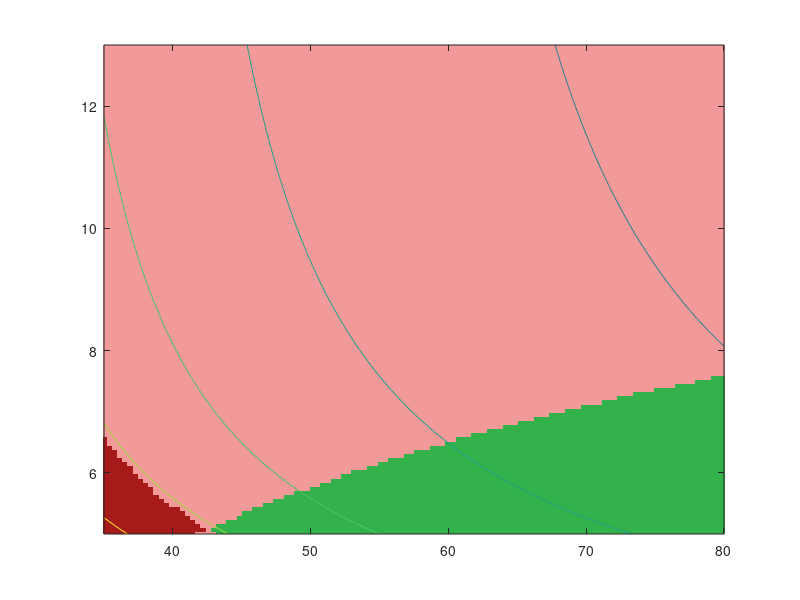

Recreate this plot in MATLAB. (Note: this script raises an error after producing the figure.)
% ConstraintAnalysis_TO_Land.m
% =========================================================================
% CONSTRAINT ANALYSIS: Takeoff AND Landing Distance vs. Wing Area (S) and
% Aspect Ratio (AR)

% =========================================================================
% PURPOSE:
%   Sweep wing area S and aspect ratio AR and evaluate BOTH the takeoff
%   field length (over 50 ft obstacle) AND the landing field length (over
%   50 ft obstacle) at each combination.  Each cell in the design space is
%   classified as:
%       GREEN      — Both TO and landing distance <= 500 ft (152.4 m) [PASS]
%       LIGHT RED  — One constraint violated (TO or landing, not both)
%       DARK RED   — Both constraints violated
%
%   The 500 ft iso-contour for each constraint is overlaid so the exact
%   boundary between feasible and infeasible regions is readable.
%
% DESIGN PHILOSOPHY / ITERATION NOTE:
%   This is a CONSTRAINT diagram, not an optimisation.  The goal is to map
%   the feasible design space so that a single (S, AR) operating point can
%   be selected inside the green region with sufficient margin on both sides.
%
%   W_To is held fixed (no weight loop yet).  As weight converges the
%   feasible region will shift — re-run this script every iteration.
%   The conservative choice is to use W_To for landing weight as well
%   (zero fuel burn assumed), which slightly pessimises the landing contour
%   but ensures any selected design point survives worst-case heavy landing.
%
% KEY PHYSICS DECISIONS:
%   Takeoff:
%       - Ground roll uses energy method (Anderson §6.7): 1.44*W^2 / (...)
%       - mu_r = 0.4  (gravel rolling friction, RFP constant)
%       - Ground-effect correction on induced drag (Raymer eq. 12.6)
%       - V_Lo = 1.2 * V_stall,  V_avg = 0.7 * V_Lo
%       - Climb segment linearised at constant V_Lo (conservative)
%
%   Landing:
%       - Air phase: d_air = (CL_max/CD) * (h_obs + 0.133*V_stall^2/(2g))
%         High L/D gives a FLATTER glide slope → LONGER d_air.  This is
%         the fundamental STOL aerodynamic penalty: efficiency fights you
%         during landing.
%       - Ground roll from V_TD = 1.3*V_stall to rest at V_avg = 0.7*V_TD
%       - Braking: mu_brake = 0.5 (harder braking surface than takeoff)
%       - Reverse thrust T_rev = eta_rev * T_A assists deceleration
%       - Landing weight conservatively set equal to W_To (worst-case)
%
% REFERENCES:
%   Anderson, "Introduction to Flight", Ch. 6 (takeoff & landing)
%   Raymer, "Aircraft Design: A Conceptual Approach", Ch. 12, 17
% =========================================================================

clear; clc; close all;

% =========================================================================
%  SECTION 1 — FIXED DESIGN PARAMETERS  (update every design iteration)
% =========================================================================

% ── Weight ───────────────────────────────────────────────────────────────
W_To    = 32000;    % Max takeoff weight                          [N]
                    % ESTIMATE ~4077 kg — update when weight loop converges
zeta = 0.125; % fuel fraction, changes with mission
fuel_pct_remaining = 0.05; % reserve fuel percentage

W_fuel_total  = zeta      * W_To;         % Total usable fuel weight [N]
W_fuel_remain = fuel_pct_remaining * W_fuel_total;  % Fuel aboard at landing [N]
W_fuel_burned = W_fuel_total - W_fuel_remain;       % Fuel consumed on mission [N]
W_land = W_To - W_fuel_burned;               % Aircraft landing weight [N]

% ── Propulsion ───────────────────────────────────────────────────────────
shp2W = 745.7; % conversion factor from hp to W
P = 1050; % [hp] Engine rated shp, input one engine.
eta = 0.8;
P_A = eta*P*shp2W;

V_thrustcalc = 30; % [m/s] velocity which calculates thrust
T_A     = P_A/V_thrustcalc;   % Maximum available thrust at S/L ISA          [N]
                    % (~11240 lbf total) — update after engine selection

% Reverse thrust via propeller beta-pitch (PT6A turboprop class).
% Published effectiveness: 40–55% of max forward thrust.
% Using 0.45 as a conservative mid-range value.
eta_rev = 0.40;    % Thrust reversal effectiveness factor         [-]
T_rev   = eta_rev * T_A;   % Effective reverse thrust             [N]
                            % = 22500 N  (~5058 lbf)

% ── Aerodynamics ─────────────────────────────────────────────────────────
CL_max  = 2.6;     % Max lift coefficient with full-flap config   [-]
                    % Per RFP §4.3: aircraft CLmax = 0.8 * airfoil CLmax
                    % Assumes high-lift STOL airfoil (e.g. NACA 4415 + flaps)
                    % NOTE: same CL_max used for both TO and landing; in
                    % reality the landing flap setting may differ slightly.
                    % Revisit when airfoil is finalised.

CD_0_clean  = 0.030;   % Parasite drag — clean (takeoff) config   [-]
CD_0_land   = 0.060;   % Parasite drag — landing config (full flap)[-]
                        % ~0.02 increment above clean; refine with drag buildup

e       = 0.9;     % Oswald efficiency factor (RFP §4.3, clean)   [-]

% ── Geometry ─────────────────────────────────────────────────────────────
h_wing  = 4.0;     % Wing height above ground (ground-effect)     [m]
                    % Typical high-wing STOL strut-braced config.
                    % Adjust when CAD geometry is finalised.

% ── Friction / braking ───────────────────────────────────────────────────
mu_r     = 0.4;    % Rolling friction — gravel runway (RFP const) [-]
mu_brake = 0.5;    % Braking friction — landing ground roll        [-]
                    % Slightly higher than mu_r: brakes locked vs rolling.
                    % Use 0.3 for wet/icy gravel as a sensitivity check.

% ── Physical constants ────────────────────────────────────────────────────
g   = 9.81;        % Gravitational acceleration                    [m/s^2]
rho = 1.225;       % Sea-level ISA air density                     [kg/m^3]
h_obs = 15.24;     % 50 ft obstacle in metres                      [m]
d_req = 152.4;     % 500 ft field-length requirement               [m]

% ── Sweep ranges ─────────────────────────────────────────────────────────
% Sized around expected operating point for this aircraft class.
% DHC-6 Twin Otter: S ~ 39 m², AR ~ 10.  Caravan: S ~ 26 m², AR ~ 9.
nS  = 120;
nAR = 120;
S_vec  = linspace(35, 80, nS);    % Wing reference area sweep     [m^2]
AR_vec = linspace(5,  13, nAR);   % Aspect ratio sweep            [-]

% =========================================================================
%  SECTION 2 — PRE-ALLOCATE RESULT MATRICES
% =========================================================================

d_To_grid   = zeros(nAR, nS);   % Takeoff distance grid  (rows=AR, cols=S)
d_land_grid = zeros(nAR, nS);   % Landing distance grid

% =========================================================================
%  SECTION 3 — DOUBLE SWEEP OVER (S, AR)
% =========================================================================

for i = 1:nAR
    for j = 1:nS

        S_ij  = S_vec(j);
        AR_ij = AR_vec(i);

        % Derive span from area and aspect ratio
        b_ij = sqrt(AR_ij * S_ij);   % b = sqrt(AR * S)           [m]

        % ── Induced drag factor ───────────────────────────────────────
        k_ij = 1 / (pi * AR_ij * e);

        % ── STALL SPEED (common to both TO and landing) ───────────────
        % Uses W_To for takeoff, W_land for landing.
        V_stall_TO   = sqrt(2 * W_To   / (rho * S_ij * CL_max));  % [m/s]
        V_stall_land = sqrt(2 * W_land / (rho * S_ij * CL_max));  % [m/s]

        % =============================================================
        %  TAKEOFF DISTANCE  (mirrors TakeoffDistance.m exactly)
        % =============================================================

        V_Lo  = 1.2 * V_stall_TO;          % Liftoff speed (FAR 23)    [m/s]
        V_avg = 0.7 * V_Lo;                % Average ground-roll speed [m/s]

        q_avg = 0.5 * rho * V_avg^2;       % Dynamic pressure at V_avg [Pa]
        q_Lo  = 0.5 * rho * V_Lo^2;        % Dynamic pressure at V_Lo  [Pa]

        % Ground-effect factor on induced drag (Raymer eq. 12.6)
        % phi → 0 deep in ground effect, phi → 1 out of it
        phi = (16 * h_wing / b_ij)^2 / ((16 * h_wing / b_ij)^2 + 1);

        % Aerodynamic forces during ground roll (at V_avg)
        L_avg = q_avg * S_ij * CL_max;
        D_gnd = q_avg * S_ij * CD_0_clean + phi * k_ij * W_To^2 / (q_avg * S_ij);

        % Net driving force during ground roll
        F_net = T_A - D_gnd - mu_r * (W_To - L_avg);

        if F_net <= 0
            % Cannot accelerate to liftoff — infeasible cell
            d_To_grid(i,j) = Inf;
        else
            % Ground roll distance (Anderson §6.7 energy method)
            d_Lo = (1.44 * W_To^2) / (rho * g * S_ij * CL_max * F_net);

            % Drag at liftoff for climb segment (no ground effect, conservative)
            D_Lo = q_Lo * S_ij * CD_0_clean + k_ij * W_To^2 / (q_Lo * S_ij);

            T_excess = T_A - D_Lo;   % Excess thrust at liftoff speed [N]

            if T_excess <= 0
                % Cannot climb — infeasible cell
                d_To_grid(i,j) = Inf;
            else
                % Climb distance to clear h_obs at V_Lo (linearised)
                ROC     = V_Lo * T_excess / W_To;   % Rate of climb [m/s]
                d_climb = h_obs * V_Lo / ROC;        % [m]

                d_To_grid(i,j) = d_Lo + d_climb;    % Total TO distance [m]
            end
        end

        % =============================================================
        %  LANDING DISTANCE  (mirrors LandingDist.m exactly)
        % =============================================================

        % Drag polar in landing configuration (full flap)
        CD_land = CD_0_land + k_ij * CL_max^2;   % Total CD at CL_max

        % Approach L/D ratio — governs glide slope and d_air
        % IMPORTANT: high L/D = flat glide slope = LONGER d_air
        % This is the fundamental STOL landing penalty.
        E_land = CL_max / CD_land;   % Approach L/D [-]

        % Air phase: obstacle clearance + flare geometry
        % h_obs = 15 m (50 ft), 0.133*Vstall^2/(2g) = flare distance contribution
        d_air = E_land * (15 + 0.133 * V_stall_land^2 / (2 * g));   % [m]

        % Ground roll from V_TD = 1.3*V_stall to rest
        V_TD  = 1.3 * V_stall_land;            % Touchdown speed [m/s]
        V_avg_land = 0.7 * V_TD;               % Average ground roll speed [m/s]
        q_land     = 0.5 * rho * V_avg_land^2; % Dynamic pressure [Pa]

        L_land = q_land * S_ij * CL_max;       % Lift reduces normal force [N]
        D_land = q_land * S_ij * CD_land;       % Aero drag assists stopping [N]

        % Ground roll — 1.69 is the landing analogue of the 1.44 TO factor
        % T_rev, D_land, and friction all retard the aircraft (denominator)
        d_ground = 1.69 * W_land^2 / ...
            (rho * g * S_ij * CL_max * ...
            (D_land + T_rev + mu_brake * (W_land - L_land)));   % [m]

        d_land_grid(i,j) = d_air + d_ground;   % Total landing distance [m]

    end
end

% =========================================================================
%  SECTION 4 — CLASSIFY EACH CELL (PASS / PARTIAL FAIL / FULL FAIL)
% =========================================================================
% Three exclusive states for the shading layer:
%   pass_TO   : d_To   <= d_req
%   pass_land : d_land <= d_req
%   Combination determines color zone.

pass_TO   = (d_To_grid   <= d_req);   % logical mask: passes TO constraint
pass_land = (d_land_grid <= d_req);   % logical mask: passes landing constraint

% Zone masks (used to build RGB image)
zone_green     = pass_TO & pass_land;           % Both pass  → green
zone_light_red = xor(pass_TO, pass_land);       % Exactly one fails → light red
zone_dark_red  = ~pass_TO & ~pass_land;         % Both fail → dark red

% =========================================================================
%  SECTION 5 — BUILD RGB IMAGE FOR SHADED BACKGROUND
% =========================================================================
% Construct a (nAR x nS x 3) RGB array directly — allows per-cell colour
% without pcolor artefacts.  Colours chosen for accessibility and clarity.

rgb = zeros(nAR, nS, 3);   % Preallocate RGB image

% Dark red  [0.65 0.10 0.10] — both constraints violated
rgb(:,:,1) = rgb(:,:,1) + 0.65 * zone_dark_red;
rgb(:,:,2) = rgb(:,:,2) + 0.10 * zone_dark_red;
rgb(:,:,3) = rgb(:,:,3) + 0.10 * zone_dark_red;

% Light red  [0.95 0.60 0.60] — one constraint violated
rgb(:,:,1) = rgb(:,:,1) + 0.95 * zone_light_red;
rgb(:,:,2) = rgb(:,:,2) + 0.60 * zone_light_red;
rgb(:,:,3) = rgb(:,:,3) + 0.60 * zone_light_red;

% Green  [0.20 0.70 0.30] — both constraints satisfied
rgb(:,:,1) = rgb(:,:,1) + 0.20 * zone_green;
rgb(:,:,2) = rgb(:,:,2) + 0.70 * zone_green;
rgb(:,:,3) = rgb(:,:,3) + 0.30 * zone_green;

% =========================================================================
%  SECTION 6 — FIGURE
% =========================================================================

figure('Name', 'Constraint Analysis: Takeoff + Landing Distance (S vs AR)', ...
       'Units', 'normalized', 'Position', [0.05 0.08 0.70 0.78]);

% ── Render shaded background ─────────────────────────────────────────────
% imagesc maps array indices to axis values via the S_vec / AR_vec limits.
imagesc(S_vec, AR_vec, rgb);

% MATLAB imagesc plots rows top-to-bottom; flip so AR increases upward
% (standard aerodynamic convention — large AR at top of plot).
set(gca, 'YDir', 'normal');
hold on;

% ── Takeoff distance contours ────────────────────────────────────────────
% Cap Inf values so contour() can operate (Inf cells will still be dark red)
d_To_plot = min(d_To_grid, 600);   % cap at 600 m for contouring

% Dense contours for spatial context (thin, white)
contour(S_vec, AR_vec, d_To_plot, ...
        linspace(50, 400, 15), ...
        'Color', [0.85 0.85 0.85], 'LineWidth', 0.6);

% The critical 500 ft takeoff contour — solid white, thick
[~, h_TO_req] = contour(S_vec, AR_vec, d_To_plot, [d_req d_req], ...
    'w-', 'LineWidth', 2.5);

% ── Landing distance contours ────────────────────────────────────────────
% Dense contours (thin, dark grey)
contour(S_vec, AR_vec, d_land_grid, ...
        linspace(50, 400, 15), ...
        'Color', [0.25 0.25 0.25], 'LineWidth', 0.6);

% The critical 500 ft landing contour — dashed black, thick
[~, h_land_req] = contour(S_vec, AR_vec, d_land_grid, [d_req d_req], ...
    'k--', 'LineWidth', 2.5);

% ── Legend proxy handles ──────────────────────────────────────────────────
% Patch handles for the shaded zones (not drawn, just for legend entries)
h_green  = patch(NaN, NaN, [0.20 0.70 0.30], 'EdgeColor', 'none', ...
                 'DisplayName', 'PASS both (TO \leq 500 ft & Land \leq 500 ft)');
h_lred   = patch(NaN, NaN, [0.95 0.60 0.60], 'EdgeColor', 'none', ...
                 'DisplayName', 'FAIL one constraint only');
h_dred   = patch(NaN, NaN, [0.65 0.10 0.10], 'EdgeColor', 'none', ...
                 'DisplayName', 'FAIL both constraints');
h_TO_ln  = plot(NaN, NaN, 'w-',  'LineWidth', 2.5, ...
                'DisplayName', sprintf('Takeoff d_{TO} = %.0f ft (%.1f m)', ...
                               d_req/0.3048, d_req));
h_ld_ln  = plot(NaN, NaN, 'k--', 'LineWidth', 2.5, ...
                'DisplayName', sprintf('Landing d_{land} = %.0f ft (%.1f m)', ...
                               d_req/0.3048, d_req));

legend([h_green, h_lred, h_dred, h_TO_ln, h_ld_ln], ...
       'Location', 'northeast', 'FontSize', 9.5, ...
       'Color', [0.95 0.95 0.95], 'EdgeColor', [0.4 0.4 0.4]);

% ── Axis labels and title ─────────────────────────────────────────────────
xlabel('Wing Reference Area  S  [m^2]', 'FontSize', 13);
ylabel('Aspect Ratio  AR  [-]',         'FontSize', 13);
title({'Constraint Analysis — Takeoff & Landing  |  AR vs. S', ...
       sprintf(['W_{TO} = %.0f N (%.0f kg)   T_A = %.0f N   ', ...
                'CL_{max} = %.1f   CD_{0,clean} = %.3f   ', ...
                'CD_{0,land} = %.3f'], ...
               W_To, W_To/g, T_A, CL_max, CD_0_clean, CD_0_land), ...
       sprintf(['\\mu_r = %.1f (gravel TO)   \\mu_{brake} = %.1f   ', ...
                '\\eta_{rev} = %.2f   T_{rev} = %.0f N'], ...
               mu_r, mu_brake, eta_rev, T_rev)}, ...
      'FontSize', 10.5);

% ── Formatting ────────────────────────────────────────────────────────────
grid on;
ax = gca;
ax.GridColor = [0.5 0.5 0.5];
ax.GridAlpha = 0.30;
ax.FontSize  = 11;
ax.Box       = 'on';
xlim([S_vec(1)  S_vec(end)]);
ylim([AR_vec(1) AR_vec(end)]);

% ── Disclaimer annotation ─────────────────────────────────────────────────
annotation('textbox', [0.12 0.005 0.78 0.038], ...
    'String', ['NOTE: W_{TO}, T_A, CD_0, CL_{max} are preliminary estimates. ' ...
               'Re-run after weight iteration and engine selection.'], ...
    'FontSize', 7.5, 'EdgeColor', 'none', 'HorizontalAlignment', 'center', ...
    'Color', [0.35 0.35 0.35]);

hold off;

% =========================================================================
%  SECTION 7 — CONSOLE SUMMARY
% =========================================================================

n_total      = nS * nAR;
n_green      = nnz(zone_green);
n_light_red  = nnz(zone_light_red);
n_dark_red   = nnz(zone_dark_red);

fprintf('========================================\n')
fprintf('  CONSTRAINT ANALYSIS SUMMARY\n')
fprintf('========================================\n')
fprintf('  W_To          : %.0f N  (%.0f kg)\n',   W_To, W_To/g)
fprintf('  W_land        : %.0f N  (%.0f kg)\n', W_land, W_land/g)
fprintf('  P_A           : %.0f kW  (%.0f hp)\n',  P_A/1000, P_A/shp2W)
fprintf('  T_A           : %.0f N  (%.0f lbf)\n',  T_A, T_A*0.2248)
fprintf('  T_rev         : %.0f N  (eta=%.2f)\n',  T_rev, eta_rev)
fprintf('  CL_max        : %.2f\n',  CL_max)
fprintf('  CD_0 (clean)  : %.4f\n',  CD_0_clean)
fprintf('  CD_0 (land)   : %.4f\n',  CD_0_land)
fprintf('  e             : %.2f\n',  e)
fprintf('  mu_r  (TO)    : %.2f\n',  mu_r)
fprintf('  mu_brake      : %.2f\n',  mu_brake)
fprintf('  h_wing        : %.1f m\n', h_wing)
fprintf('  Requirement   : d <= %.1f m  (500 ft)\n', d_req)
fprintf('----------------------------------------\n')
fprintf('  Grid size     : %d x %d  (%d cells)\n', nAR, nS, n_total)
fprintf('  PASS both     : %d cells  (%.1f%%)\n',  n_green,     100*n_green/n_total)
fprintf('  FAIL one      : %d cells  (%.1f%%)\n',  n_light_red, 100*n_light_red/n_total)
fprintf('  FAIL both     : %d cells  (%.1f%%)\n',  n_dark_red,  100*n_dark_red/n_total)
fprintf('----------------------------------------\n')
fprintf('  Min d_TO      : %.1f m  (%.0f ft)\n', min(d_To_grid(:)),   min(d_To_grid(:))/0.3048)
fprintf('  Min d_land    : %.1f m  (%.0f ft)\n', min(d_land_grid(:)), min(d_land_grid(:))/0.3048)
fprintf('========================================\n')
